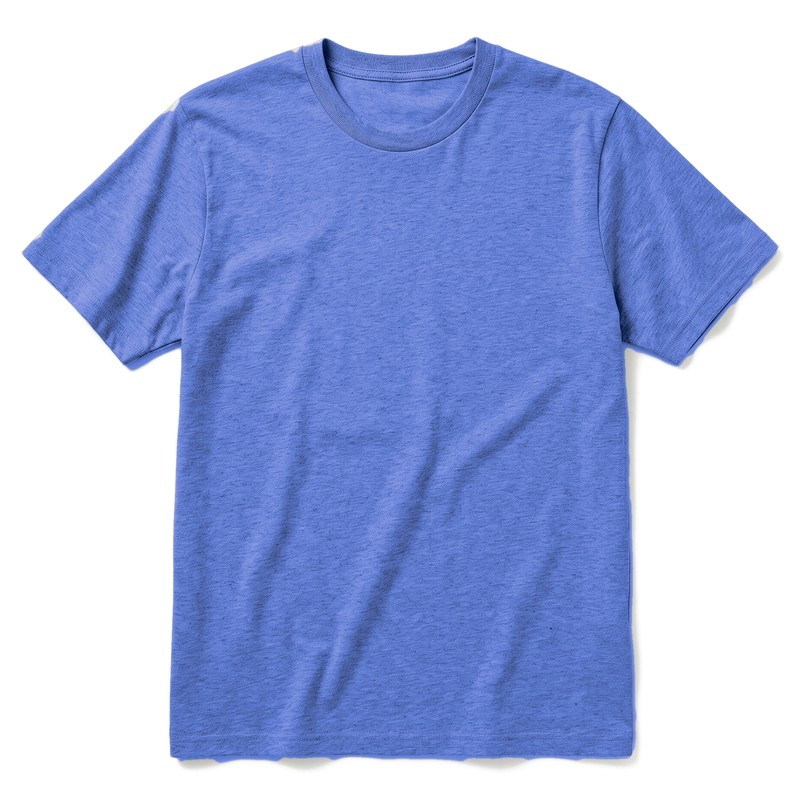
#> input picture assets/shirt_blue.jpg, 800 x 800 px
$ python recolor.py ../assets/shirt_blue.jpg ../assets/shirt_green.jpg
#> lines starting #> are read from the running program, lines starting #| are printed output that depends on the picture; after the words box and inside, x2 and y2 are one past the last pixel; in counts of white or black regions, pixels touching at a corner belong together
"""Recolor a gray t-shirt photo into red/blue/green with equal CIELAB lightness and chroma."""
import sys, json
import numpy as np
from PIL import Image, ImageFilter
from scipy import ndimage
from skimage import color

SRC, OUT = sys.argv[1], sys.argv[2]
im = np.asarray(Image.open(SRC).convert("RGB")).astype(np.float64) / 255.0
lab = color.rgb2lab(im)
#> lab: shape (800, 800, 3) float64; mean of channels 0, 1, 2 73.2, 7.7, -25.3
L = lab[..., 0]

# --- mask: background is near-white & neutral; shirt is gray (L well below background)
bg_candidate = L > 86.5   # background AND the pale drop shadow (L ~85-97) stay original
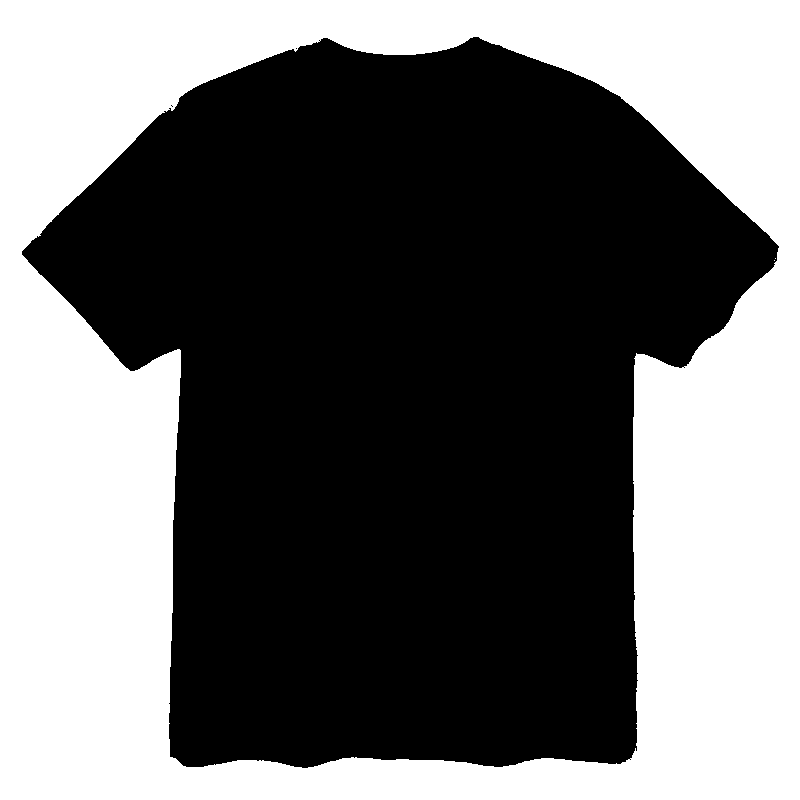
#> bg_candidate: shape (800, 800) bool; 42.6% white; 3 white regions (2 under 20 px), largest, box (x1, y1, x2, y2) and area: (0, 0, 800, 800) 272899
lbl, _ = ndimage.label(bg_candidate)
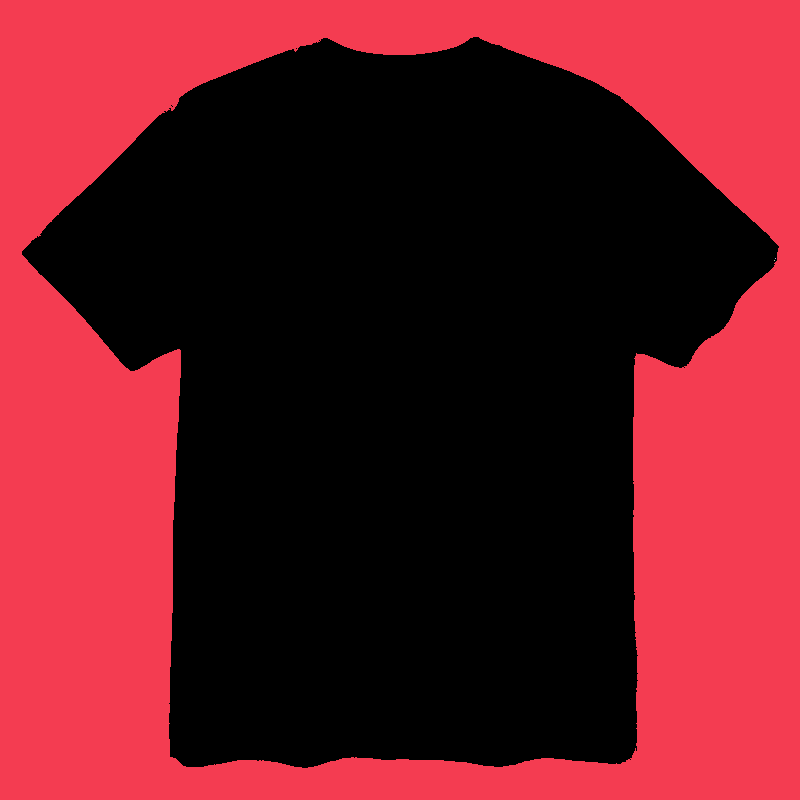
#> lbl: shape (800, 800) int32; 4 distinct labels, from 0 to 3; one colour per label, 0 black
edge_labels = set(np.unique(np.concatenate([lbl[0], lbl[-1], lbl[:, 0], lbl[:, -1]]))) - {0}
#> edge_labels = 1 item
background = np.isin(lbl, list(edge_labels))
#> background: shape (800, 800) bool; 42.6% white; 1 white region, box (x1, y1, x2, y2) and area: (0, 0, 800, 800) 272899
# the drop shadow right under the hem is darker but smooth; heather fabric is grainy
mu = ndimage.uniform_filter(L, 7); sd = np.sqrt(np.maximum(ndimage.uniform_filter(L * L, 7) - mu * mu, 0))
textured = ndimage.binary_fill_holes(ndimage.binary_closing(sd > 2.6, iterations=8))
#> textured: shape (800, 800) bool; 59.1% white; 1 black region, box (x1, y1, x2, y2) and area: (0, 0, 800, 800) 262028
textured = ndimage.binary_opening(textured, iterations=6)          # drop thin smooth shadow strips
#> textured: shape (800, 800) bool; 59.1% white; 1 black region, box (x1, y1, x2, y2) and area: (0, 0, 800, 800) 262047
near_fabric = ndimage.binary_dilation(textured, iterations=3)
#> near_fabric: shape (800, 800) bool; 60.2% white; 1 black region, box (x1, y1, x2, y2) and area: (0, 0, 800, 800) 254883
shirt = ~background & near_fabric
shirt = ndimage.binary_opening(shirt, iterations=2)
#> shirt: shape (800, 800) bool; 57.4% white; 1 black region, box (x1, y1, x2, y2) and area: (0, 0, 800, 800) 272930
lbl2, n2 = ndimage.label(shirt)
#> n2 = 1
sizes = ndimage.sum(shirt, lbl2, range(1, n2 + 1))
#> sizes = [367070]
shirt = lbl2 == (np.argmax(sizes) + 1)
shirt = ndimage.binary_fill_holes(shirt)
shirt = ndimage.gaussian_filter(shirt.astype(float), 5) > 0.5     # smooth small notches in the outline
#> shirt: shape (800, 800) bool; 57.3% white; 1 black region, box (x1, y1, x2, y2) and area: (0, 0, 800, 800) 273020
alpha = Image.fromarray((shirt * 255).astype(np.uint8)).filter(ImageFilter.GaussianBlur(1.2))
alpha = np.asarray(alpha).astype(np.float64) / 255.0
#> alpha: shape (800, 800) float64

# --- shading / texture from the gray luminance (relative to the shirt's own mean)
core = ndimage.binary_erosion(shirt, iterations=6)
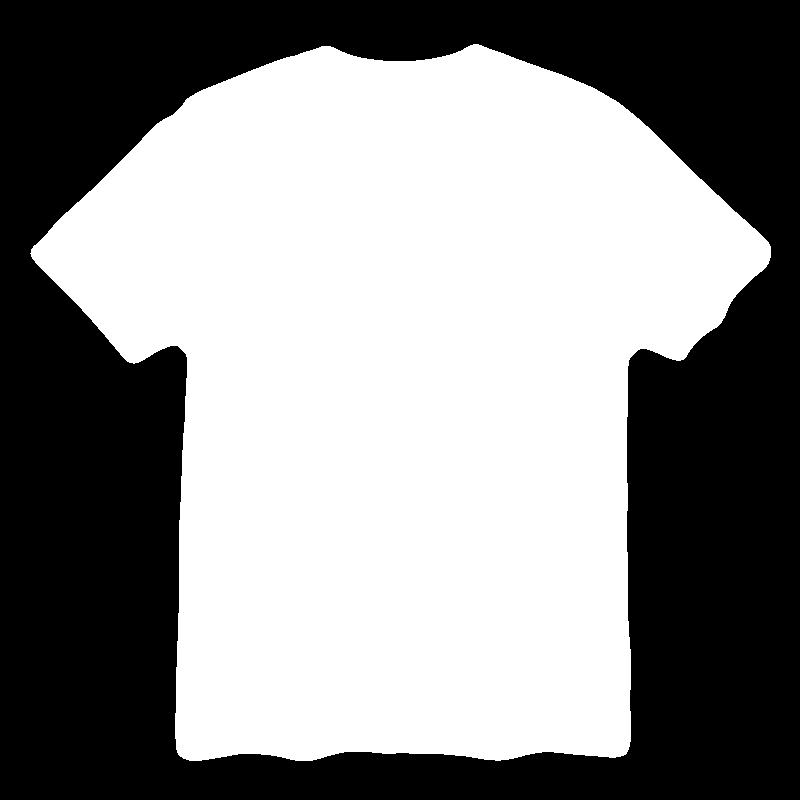
#> core: shape (800, 800) bool; 55.1% white; 1 black region, box (x1, y1, x2, y2) and area: (0, 0, 800, 800) 287143
Lm, Ls = L[core].mean(), L[core].std()
#> Lm = 53.03; Ls = 5.56
print(f"source shirt L mean={Lm:.1f} sd={Ls:.2f}")
#| source shirt L mean=53.0 sd=5.56

TARGET_L, TARGET_C, GAIN = 53.0, 52.0, 1.0
HUES = {"red": 30.0, "green": 142.0, "blue": 287.0}   # CIELAB hue angles (degrees)

# lift the off-white backdrop to pure white (#FFF) while keeping the soft drop shadow
wlift = np.clip((L - 89.0) / 7.0, 0, 1)[..., None]
bg_img = im * (1 - wlift) + 1.0 * wlift

meta = {}
for name, h in HUES.items():
    Lnew = TARGET_L + (L - Lm) * GAIN
    a = TARGET_C * np.cos(np.radians(h)) * np.ones_like(L)
    b = TARGET_C * np.sin(np.radians(h)) * np.ones_like(L)
    # slightly reduce chroma in deep shadows / highlights, like real dyed fabric
    scale = np.clip(1 - np.abs(Lnew - TARGET_L) / 50, 0.6, 1.0)
    rgb = color.lab2rgb(np.stack([Lnew, a * scale, b * scale], -1))
    clipped = ((rgb <= 0.0) | (rgb >= 1.0)).any(-1)[core].mean()
    out = np.clip(rgb, 0, 1) * alpha[..., None] + bg_img * (1 - alpha[..., None])   # white background + natural gray shadow
    img = Image.fromarray((out * 255).round().astype(np.uint8))
    # crop to a centered square around the shirt with even margin, then downsize
    ys, xs = np.where(shirt)
    cx, cy = (xs.min() + xs.max()) / 2, (ys.min() + ys.max()) / 2
    half = max(xs.max() - xs.min(), ys.max() - ys.min()) / 2 * 1.06
    box = tuple(int(round(v)) for v in (cx - half, cy - half, cx + half, cy + half))
    img = img.crop(box).resize((800, 800), Image.LANCZOS)
    img.save(f"{OUT}/shirt_{name}.jpg", quality=90, optimize=True)
    # measured mean color on the final shirt pixels
    meas = color.rgb2lab(np.clip(rgb, 0, 1)[core])
    mL, ma, mb = meas.mean(0)
    hexv = "#%02X%02X%02X" % tuple((np.clip(color.lab2rgb([[[mL, ma, mb]]])[0, 0], 0, 1) * 255).round().astype(int))
    meta[name] = dict(hue=h, L=round(mL, 1), C=round(float(np.hypot(ma, mb)), 1), hex=hexv, clipped_frac=round(float(clipped), 4))
#> this loop made 3 passes
#> (clipped, ma, mb, hexv) on passes 1 to 3: (0.000572, 41.33, 23.86, '#C85F58'), (0.000674, -37.6, 29.38, '#458E4A'), (0.000632, 13.95, -45.64, '#607BCD')
#> pass 1, `scale = np.clip(1 - np.abs(Lnew - TARGET_L) / 50, 0.6, 1.0)`:
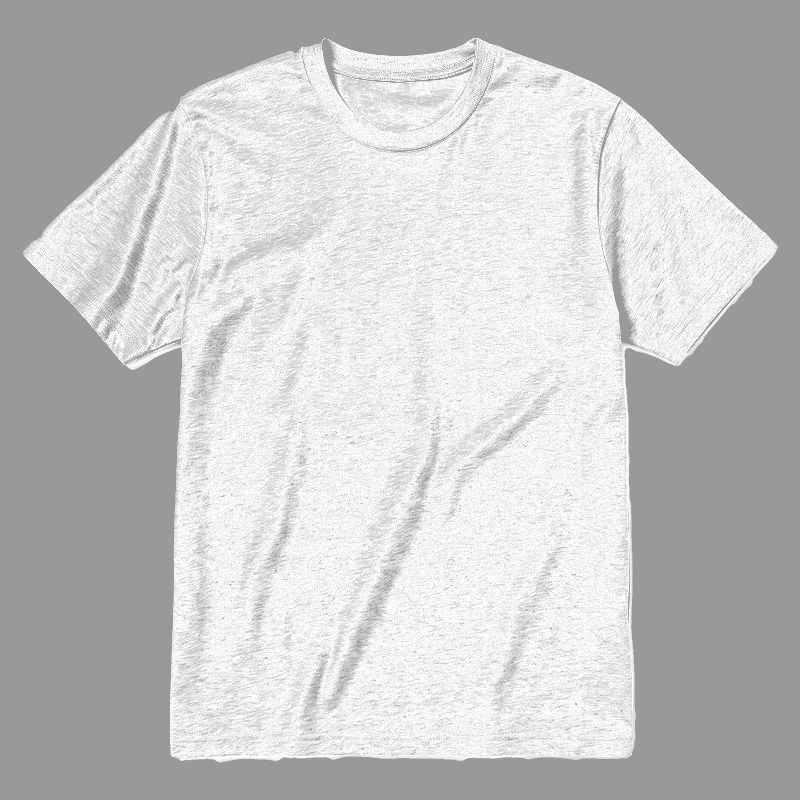
#> scale: shape (800, 800) float64; min 0.6, max 1, mean 0.78
#> pass 1, `rgb = color.lab2rgb(np.stack([Lnew, a * scale, b * scale], -1))`:
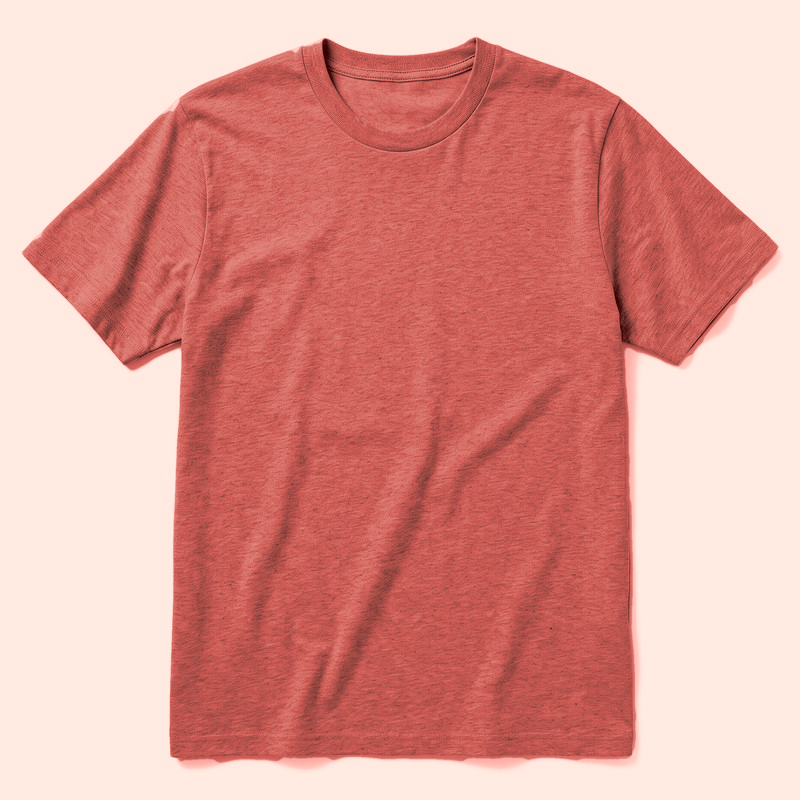
#> rgb: shape (800, 800, 3) float64; mean R, G, B 0.877, 0.608, 0.577
#> pass 1, `out = np.clip(rgb, 0, 1) * alpha[..., None] + bg_img * (1 - alpha[...,..`:
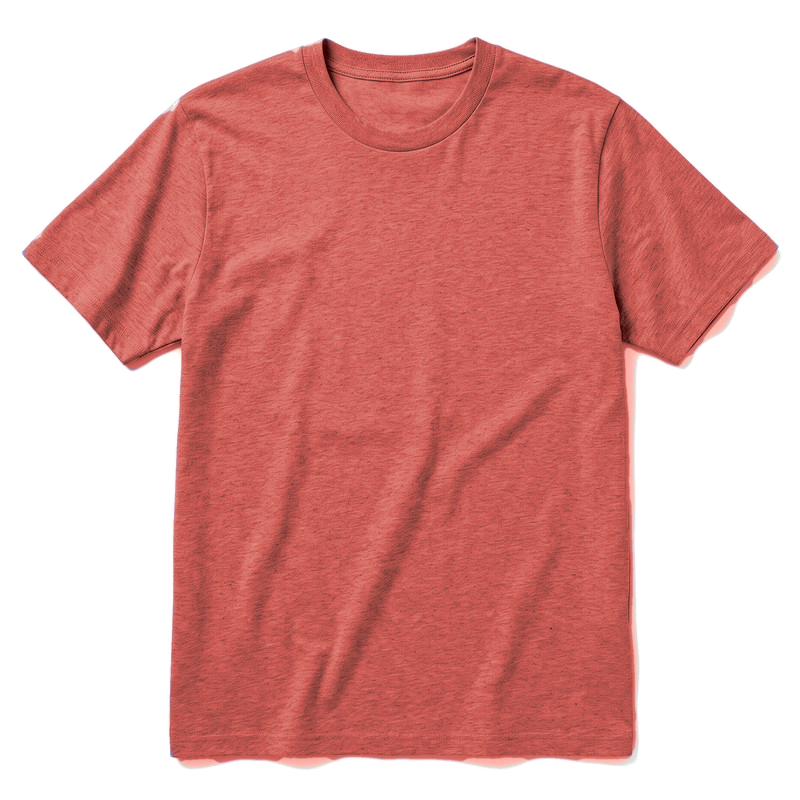
#> out: shape (800, 800, 3) float64; mean R, G, B 0.877, 0.641, 0.627
#> after the loop:
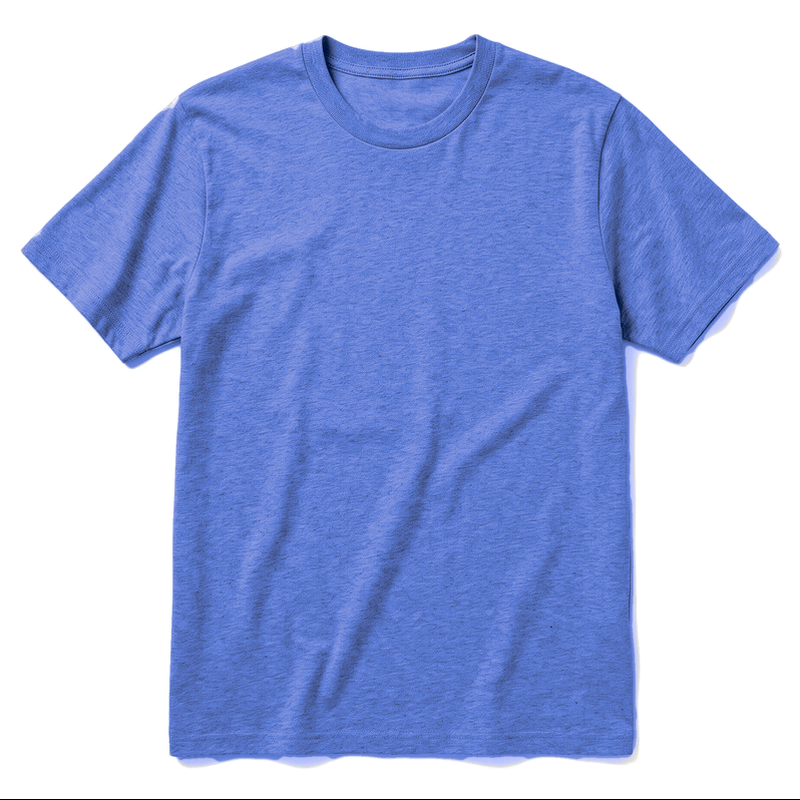
#> img: PIL image 800x800 RGB; mean R, G, B 163.6, 179, 226.3
#> after the loop, meta = 3 items
print(json.dumps(meta, indent=1))
#> (printed output is left out)
json.dump(meta, open(f"{OUT}/colors.json", "w"), indent=1)
